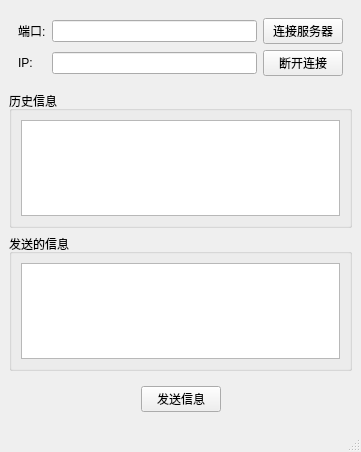
<?xml version="1.0" encoding="UTF-8"?>
<ui version="4.0">
 <class>MainWindow</class>
 <widget class="QMainWindow" name="MainWindow">
  <property name="geometry">
   <rect>
    <x>0</x>
    <y>0</y>
    <width>361</width>
    <height>452</height>
   </rect>
  </property>
  <property name="windowTitle">
   <string>MainWindow</string>
  </property>
  <widget class="QWidget" name="centralwidget">
   <layout class="QVBoxLayout" name="verticalLayout">
    <item>
     <widget class="QWidget" name="widget" native="true">
      <layout class="QGridLayout" name="gridLayout">
       <item row="2" column="2">
        <widget class="QPushButton" name="disconnect">
         <property name="text">
          <string>断开连接</string>
         </property>
        </widget>
       </item>
       <item row="1" column="2">
        <widget class="QPushButton" name="connect">
         <property name="text">
          <string>连接服务器</string>
         </property>
        </widget>
       </item>
       <item row="2" column="0">
        <widget class="QLabel" name="label">
         <property name="text">
          <string>IP:</string>
         </property>
        </widget>
       </item>
       <item row="1" column="0">
        <widget class="QLabel" name="label_2">
         <property name="text">
          <string>端口:</string>
         </property>
        </widget>
       </item>
       <item row="2" column="1">
        <widget class="QLineEdit" name="ip"/>
       </item>
       <item row="1" column="1">
        <widget class="QLineEdit" name="port"/>
       </item>
      </layout>
     </widget>
    </item>
    <item>
     <widget class="QGroupBox" name="groupBox">
      <property name="title">
       <string>历史信息</string>
      </property>
      <layout class="QHBoxLayout" name="horizontalLayout_2">
       <item>
        <widget class="QTextEdit" name="record"/>
       </item>
      </layout>
     </widget>
    </item>
    <item>
     <widget class="QGroupBox" name="groupBox_2">
      <property name="title">
       <string>发送的信息</string>
      </property>
      <layout class="QHBoxLayout" name="horizontalLayout_3">
       <item>
        <widget class="QTextEdit" name="msg"/>
       </item>
      </layout>
     </widget>
    </item>
    <item>
     <widget class="QWidget" name="widget_2" native="true">
      <layout class="QHBoxLayout" name="horizontalLayout_4">
       <item>
        <spacer name="horizontalSpacer">
         <property name="orientation">
          <enum>Qt::Horizontal</enum>
         </property>
         <property name="sizeHint" stdset="0">
          <size>
           <width>107</width>
           <height>20</height>
          </size>
         </property>
        </spacer>
       </item>
       <item>
        <widget class="QPushButton" name="sendMsg">
         <property name="text">
          <string>发送信息</string>
         </property>
        </widget>
       </item>
       <item>
        <spacer name="horizontalSpacer_2">
         <property name="orientation">
          <enum>Qt::Horizontal</enum>
         </property>
         <property name="sizeHint" stdset="0">
          <size>
           <width>107</width>
           <height>20</height>
          </size>
         </property>
        </spacer>
       </item>
      </layout>
     </widget>
    </item>
   </layout>
  </widget>
  <widget class="QStatusBar" name="statusBar"/>
  <widget class="QMenuBar" name="menuBar">
   <property name="geometry">
    <rect>
     <x>0</x>
     <y>0</y>
     <width>361</width>
     <height>26</height>
    </rect>
   </property>
  </widget>
 </widget>
 <resources/>
 <connections/>
</ui>
